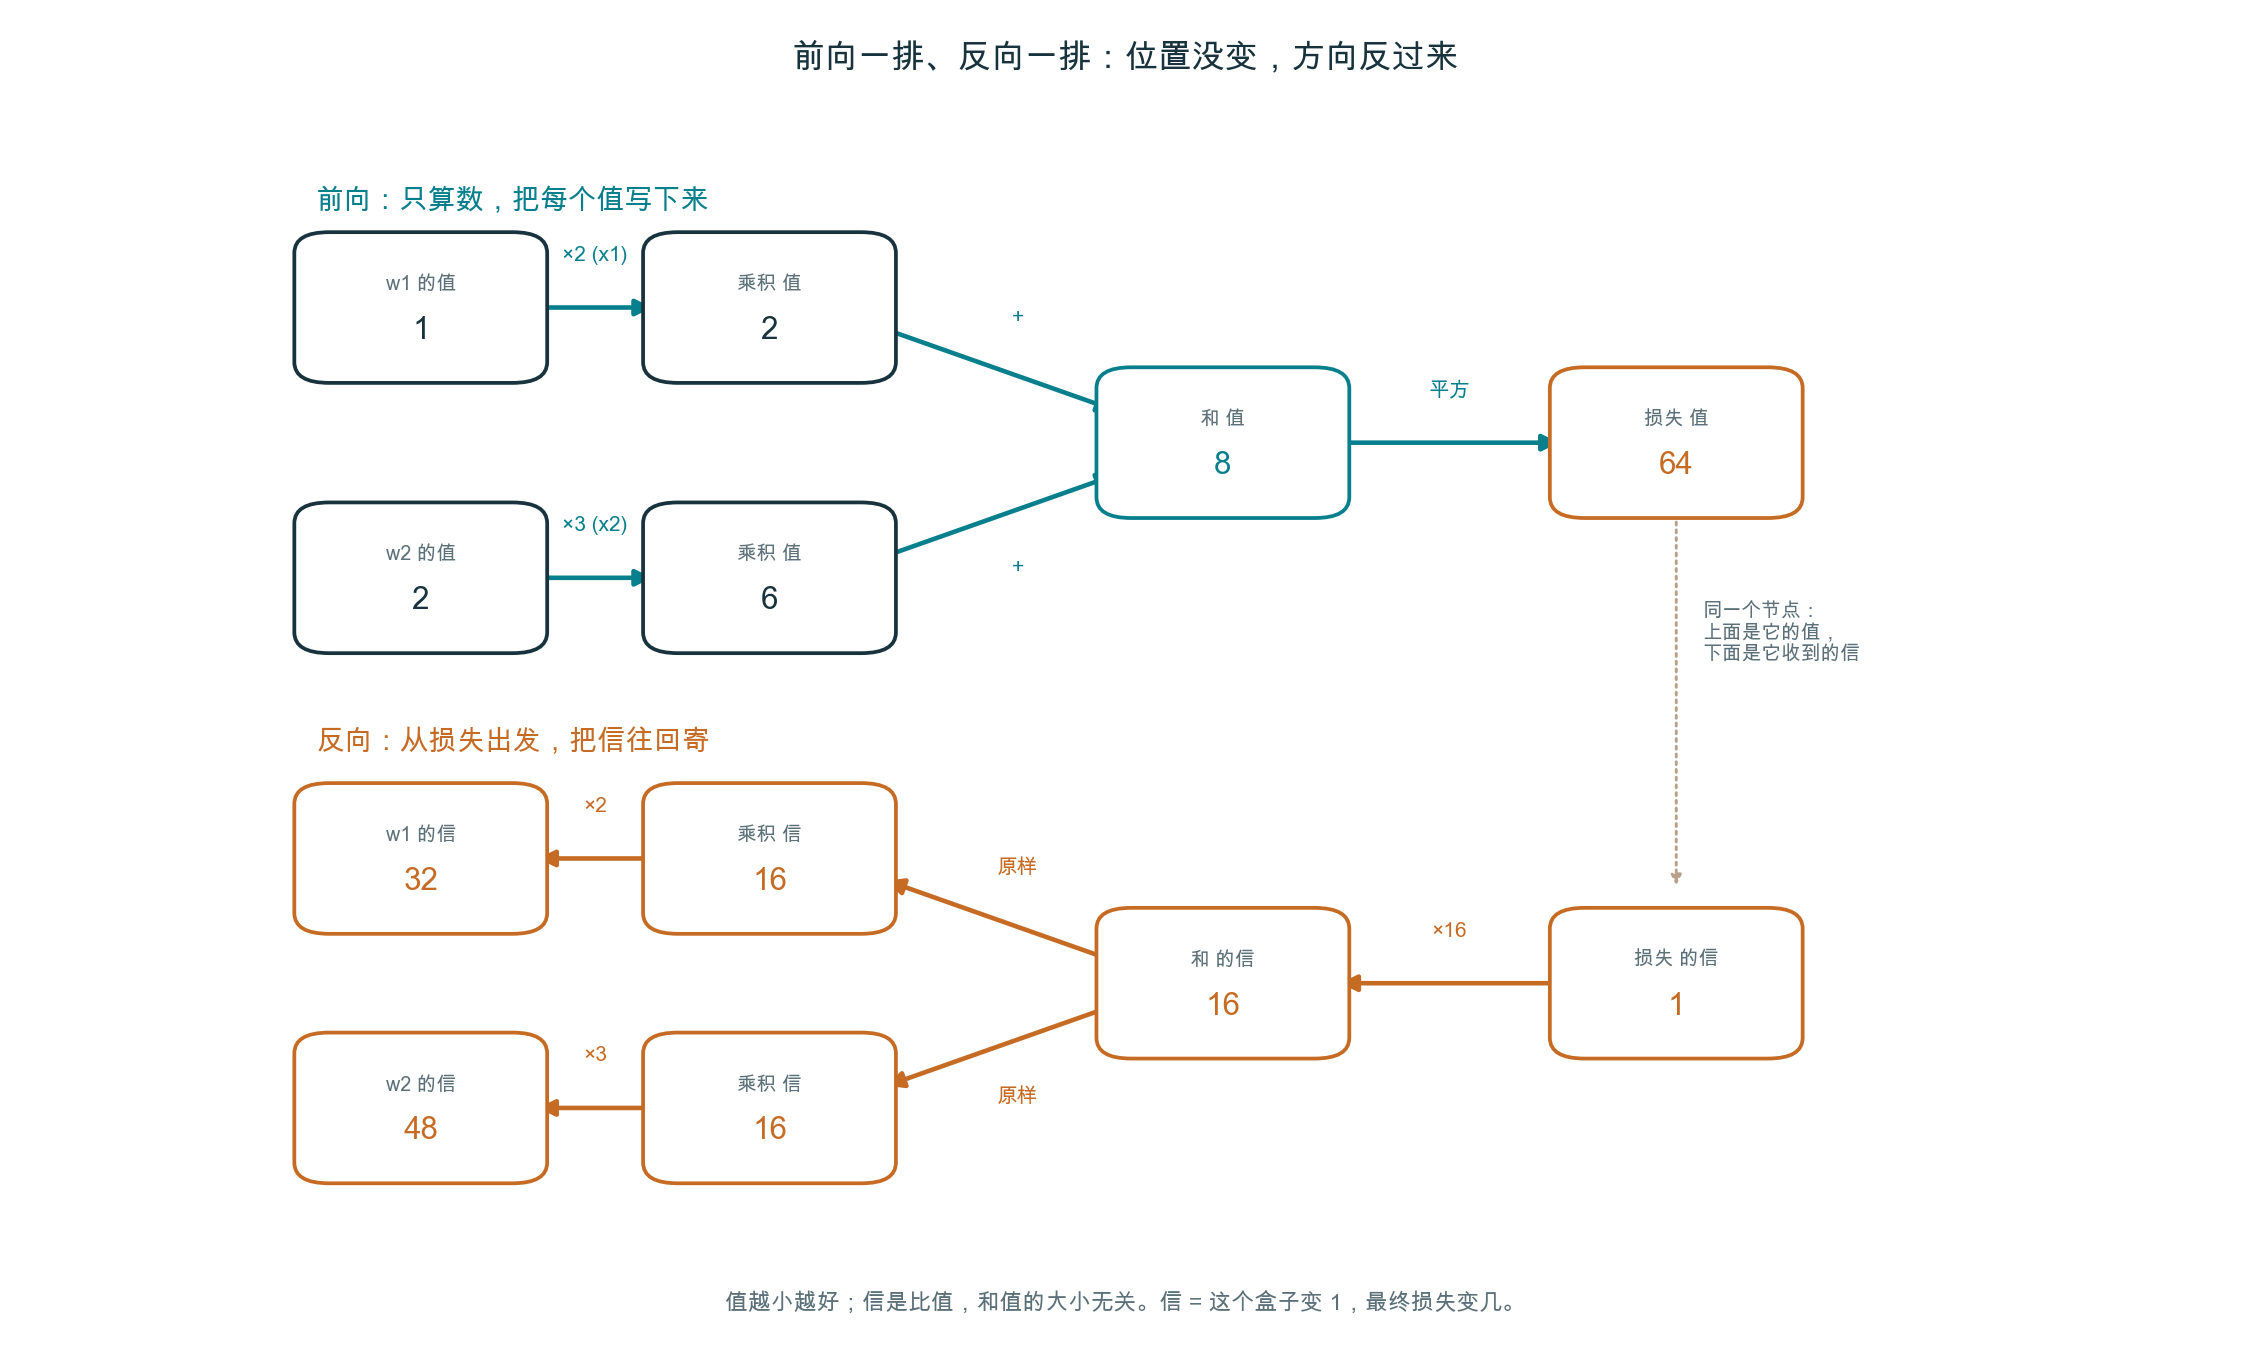

Write Python code to recreate this figure.
"""前向一排、反向一排：同样的位置，反过来走一遍。"""
import matplotlib
matplotlib.use("Agg")
import matplotlib.pyplot as plt
from matplotlib.patches import FancyArrowPatch, FancyBboxPatch

plt.rcParams["font.sans-serif"] = ["Arial Unicode MS", "Heiti TC", "STHeiti", "DejaVu Sans"]
plt.rcParams["axes.unicode_minus"] = False
INK, TEAL, ORANGE, MUTED = "#18333d", "#087f8c", "#c66b24", "#5b7079"

fig, ax = plt.subplots(figsize=(15, 9))
ax.set_xlim(0, 1); ax.set_ylim(0, 1); ax.axis("off")

def node(x, y, title, big, color=INK, w=0.105, h=0.105):
    ax.add_patch(FancyBboxPatch((x - w/2, y - h/2), w, h, boxstyle="round,pad=0.02",
                                fc="white", ec=color, lw=1.8, zorder=4))
    ax.text(x, y + 0.022, title, ha="center", va="center", fontsize=9.5, color=MUTED, zorder=5)
    ax.text(x, y - 0.022, big, ha="center", va="center", fontsize=15, color=color,
            fontweight="bold", zorder=5)

def arr(p, q, color, label="", off=(0, 0), fs=10):
    ax.add_patch(FancyArrowPatch(p, q, arrowstyle="-|>", mutation_scale=16, color=color, lw=2.2, zorder=3))
    if label:
        mx, my = (p[0] + q[0]) / 2 + off[0], (p[1] + q[1]) / 2 + off[1]
        ax.text(mx, my, label, fontsize=fs, color=color, ha="center", va="center",
                bbox=dict(fc="white", ec="none", pad=1.0), zorder=6)

# ── 上排：前向 ──
ax.text(0.02, 0.975, "前向：只算数，把每个值写下来", fontsize=13.5, color=TEAL, va="top")
node(0.08, 0.86, "w1 的值", "1"); node(0.28, 0.86, "乘积 值", "2")
node(0.08, 0.60, "w2 的值", "2"); node(0.28, 0.60, "乘积 值", "6")
node(0.54, 0.73, "和 值", "8", color=TEAL); node(0.80, 0.73, "损失 值", "64", color=ORANGE)
arr((0.145, 0.86), (0.215, 0.86), TEAL, "×2 (x1)", (0, 0.05))
arr((0.145, 0.60), (0.215, 0.60), TEAL, "×3 (x2)", (0, 0.05))
arr((0.345, 0.84), (0.48, 0.76), TEAL, "+", (0.01, 0.05))
arr((0.345, 0.62), (0.48, 0.70), TEAL, "+", (0.01, -0.05))
arr((0.605, 0.73), (0.735, 0.73), TEAL, "平方", (0, 0.05))

# ── 下排：反向 ──
ax.text(0.02, 0.455, "反向：从损失出发，把信往回寄", fontsize=13.5, color=ORANGE, va="top")
node(0.08, 0.33, "w1 的信", "32", color=ORANGE); node(0.28, 0.33, "乘积 信", "16", color=ORANGE)
node(0.08, 0.09, "w2 的信", "48", color=ORANGE); node(0.28, 0.09, "乘积 信", "16", color=ORANGE)
node(0.54, 0.21, "和 的信", "16", color=ORANGE); node(0.80, 0.21, "损失 的信", "1", color=ORANGE)
arr((0.735, 0.21), (0.605, 0.21), ORANGE, "×16", (0, 0.05))
arr((0.48, 0.19), (0.345, 0.11), ORANGE, "原样", (0.01, -0.05))
arr((0.48, 0.23), (0.345, 0.31), ORANGE, "原样", (0.01, 0.05))
arr((0.215, 0.33), (0.145, 0.33), ORANGE, "×2", (0, 0.05))
arr((0.215, 0.09), (0.145, 0.09), ORANGE, "×3", (0, 0.05))

# 连接两排
ax.annotate("", xy=(0.80, 0.30), xytext=(0.80, 0.665),
            arrowprops=dict(arrowstyle="-|>", color="#b9a08a", lw=1.4, ls=":"))
ax.text(0.815, 0.52, "同一个节点：\n上面是它的值，\n下面是它收到的信", fontsize=9.5, color=MUTED)

fig.text(0.5, 0.95, "前向一排、反向一排：位置没变，方向反过来", fontsize=16, ha="center", color=INK)
fig.text(0.5, 0.03, "值越小越好；信是比值，和值的大小无关。信 = 这个盒子变 1，最终损失变几。",
         fontsize=11, ha="center", color=MUTED)
fig.savefig("one_step.png", dpi=150, facecolor="white")
print("saved")
